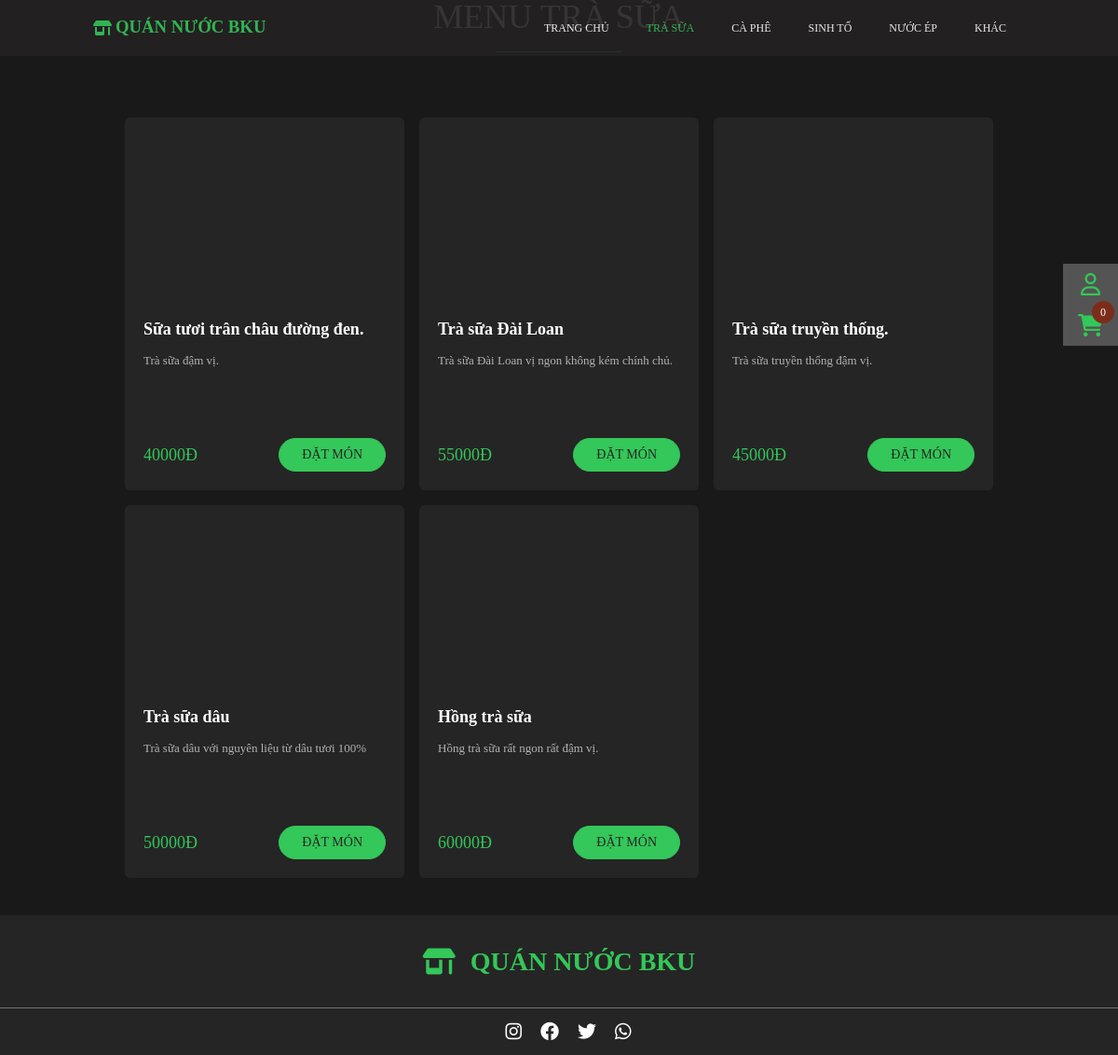
Page /source/ts.php on the committed database.
### tables this page shows
CREATE TABLE `product` (
  `id` int(11) NOT NULL,
  `img` varchar(200) NOT NULL,
  `description` varchar(200) NOT NULL,
  `ten` varchar(200) NOT NULL,
  `gia` int(11) NOT NULL DEFAULT 0,
  `type` text NOT NULL,
  `popular` tinyint(1) NOT NULL
);

### source/header.php (called while the page is built, shortened)
<?php
    include 'link.php';
    if(isset($_SESSION['username'])) {
        $username = $_SESSION['username'];
        $login = 'block';
        $not_login = 'none';
        $sql = "SELECT * FROM user WHERE tentk = '$username'";
        $result = mysqli_query($link, $sql);
        if(mysqli_num_rows($result) > 0) {
            $row = mysqli_fetch_assoc($result);
            $point = $row['diem'];
            $user_id = $row['id'];
            $fname = $row['fname'];
            $lname = $row['lname'];
        }
        $isLogin = true;
    }
    else {
        $isLogin = false;
    }
?>

### source/ts.php (the view, shortened to what this page needs)
<?php
    include 'header.php';
?>
<!DOCTYPE html>
<html lang="en">
<head>
    <link rel="stylesheet" href="./asset/css/base.css?v=<?php echo time(); ?>">
    <link rel="stylesheet" href="./asset/css/menu.css?v=<?php echo time(); ?>">
    <link rel="stylesheet" href="./asset/font/fontawesome/fontawesome-free-6.2.0-web/css/all.min.css">
</head>
<body>
    <nav class="navbar">
        <a href="index.php" class="navbar_left">
            <i class="fa-solid fa-shop"></i>
            <h3 class="navbar_left">QUÁN NƯỚC BKU</h3>
        </a>
        <div class="navbar_right">
            <ul class="navbar_right-list">
                <li class="navbar_right-item">
                    <a href="index.php" class="navbar_item-content">TRANG CHỦ</a>
                </li>
                <li class="navbar_right-item">
                    <a class="navbar_item-content navbar_right-item--selected" href="ts.php">TRÀ SỮA</a>
                </li>
                <li class="navbar_right-item">
                    <a class="navbar_item-content" href="cp.php">CÀ PHÊ</a>
                </li>
                <li class="navbar_right-item">
                    <a class="navbar_item-content" href="st.php">SINH TỐ</a>
                </li>
                <li class="navbar_right-item">
                    <a class="navbar_item-content" href="ne.php">NƯỚC ÉP</a>
                </li>
                <li class="navbar_right-item">
                    <a class="navbar_item-content" href="k.php">KHÁC</a>
                </li>
            </ul>
        </div>
    </nav>
    <article class="content">
        <div class="content_section content_popular">
            <div class="content_section-heading">
                <h3>MENU TRÀ SỮA</h3>
            </div>
        </div>
        <div class="content_popular-container">
            <?php
                $sql = "SELECT * FROM product WHERE `type` = 'ts'";
                $result = mysqli_query($link,$sql);
                while($row = mysqli_fetch_assoc($result)) {
            ?>
                <div class="content_popular-item-container">
                    <div class="content_popular-item">
                        <div class="content_popular-item-img" style="background-image: url(<?php echo $row['img'] ?>);"></div>
                        <div class="content_popular-item-info">
                            <div class="content_popular-head">
                                <h3><?php echo $row['ten'] ?></h3>
                                <p><?php echo $row['description'] ?></p>
                            </div>
                            <div class="content_popular-item-footer">
                                <span><?php echo $row['gia'] ?>Đ</span>
                                <?php
                                    if($isLogin) {
                                        echo '<a href="addcart.php?productid='. $row['id'] . '&user='. $user_id .'">ĐẶT MÓN</a>';
                                    }
                                    else {
                                        echo '<a href="#" onclick="show_alert(event)">ĐẶT MÓN</a>';
                                    }
                                ?>
                            </div>
                        </div>
                    </div>
                </div>
            <?php
                }
            ?>
        </div>
    </article>
    <footer class="footer">
        <div class="footer_heading">
            <i class="fa-solid fa-shop"></i>
            <h4 class="footer_heading-header">QUÁN NƯỚC BKU</h4>
        </div>
        <div class="footer_icons">
            <a href=""><i class="fa-brands fa-instagram"></i></a>
            <a href=""><i class="fa-brands fa-facebook"></i></a>
            <a href=""><i class="fa-brands fa-twitter"></i></a>
            <a href=""><i class="fa-brands fa-whatsapp"></i></a>
        </div>
    </footer>
    <aside class="aside">
        <div class="user">
            <i class="fa-regular fa-user"></i>
        </div>
        <div class="cart" onclick="window.location.href='cart.php<?php if($isLogin) echo '?id=' . $user_id?>'">
            <i class="fa-solid fa-cart-shopping"></i>
            <span>
                <?php
                    if($isLogin) {
                        $username = $_SESSION['username'];
                        $sql = "SELECT * FROM user WHERE tentk = '$username'";
                        $result = mysqli_query($link, $sql);
                        $row = mysqli_fetch_assoc($result);
                        $user_id = $row['id'];
                        $sql = "SELECT * FROM `cart` where userId = $user_id";
                        $result = mysqli_query($link, $sql);
                        $count = mysqli_num_rows($result);
                        echo $count;
                    }
                    else {
                        echo 0;
                    }
                ?>
            </span>
        </div>
    </aside>
</body>
</html>

### source/asset/css/base.css (style rules this page uses)
:root { --primary-color: #34c759; }
* { padding: 0; margin: 0; box-sizing: border-box; }
html { font-size: 62.5%; line-height: 1.4rem; height: 100%; }
body { height: 100%; background-color: #191919; }
.navbar_right-item a { height: 100%; display: flex; justify-content: center; align-items: center; }

### source/asset/css/menu.css (style rules this page uses)
.navbar { height: 60px; width: 100%; background-color: #252223; opacity: 0.9; display: flex; align-items: center; justify-content: space-between; font-size: 1.6rem; padding: 0 100px; position: fixed; top: 0; left: 0; right: 0; z-index: 1; }
.navbar_left { display: flex; color: var(--primary-color); text-decoration: none; }
.navbar_left i { margin-right: 4px; }
.navbar_right { font-size: 1.2rem; height: 100%; }
.navbar_right-list { list-style: none; display: flex; height: 100%; align-items: center; }
.navbar_right-item { padding: 0 20px; height: 100%; display: flex; align-items: center; cursor: pointer; }
.navbar_item-content { text-decoration: none; color: white; }
.navbar_right-item--selected { color: var(--primary-color); text-decoration: none; }
.content { padding: 0 100px; width: 100%; padding-top: 100px; }
.content_section { width: 100%; }
.content_section-heading { color: #d9d9d9; display: flex; justify-content: center; position: relative; margin-bottom: 90px; }
.content_section-heading h3 { font-size: 3.6rem; font-weight: 500; line-height: 100%; display: block; position: relative; }
.content_section-heading h3:after { content: ""; width: 50%; height: 2px; border-bottom: 1px solid var(--primary-color); position: absolute; bottom: -20px; left: 25%; }
.content_popular-container { display: grid; grid-template-columns: repeat(auto-fit, minmax(300px, max-content)); grid-gap: 16px; padding: initial; justify-content: center; }
.content_popular-item-container { width: 300px; }
.content_popular-item { background-color: #252525; border-radius: 6px; overflow: hidden; display: block; cursor: pointer; }
.content_popular-item-img { width: 100%; height: 200px; background-size: cover; background-position: center; }
.content_popular-item-info { padding: 20px; background-color: #252525; height: 200px; display: flex; justify-content: space-between; flex-direction: column; }
.content_popular-item-info h3 { font-size: 1.8rem; color: white; }
.content_popular-item-info p { font-size: 1.3rem; font-weight: 400; color: #b3b3b3; margin-top: 20px; margin-bottom: 50px; }
.content_popular-item-footer { display: flex; align-items: center; justify-content: space-between; }
.content_popular-item-footer span { font-size: 1.8rem; color: var(--primary-color); }
.content_popular-item-footer a { text-decoration: none; font-size: 1.4rem; color: #252525; padding: 10px 24px; border: 1px solid var(--primary-color); background-color: var(--primary-color); border-radius: 20px; }
.footer { margin-top: 40px; height: 150px; background-color: #252525; }
.footer_heading { height: 100px; display: flex; justify-content: center; align-items: center; border-bottom: 1px solid #737373; font-size: 2.8rem; color: var(--primary-color); }
.footer_heading h4 { margin-left: 16px; }
.footer_icons { height: 50px; display: flex; align-items: center; justify-content: center; font-size: 2rem; }
.footer_icons a { text-decoration: none; color: white; }
.footer_icons i { margin-left: 20px; }
.aside { display: flex; flex-direction: column; justify-content: center; position: fixed; align-items: center; right: 0; top: 25%; background-color: #555454; color: var(--primary-color); font-size: 2.4rem; }
.aside div { padding: 10px 16px; cursor: pointer; }
.cart span { height: 24px; width: 24px; font-size: 1.2rem; color: white; padding: 4px; border-radius: 50%; background-color: #7d2c1b; position: absolute; top: 46%; right: 4px; line-height: 100%; display: flex; align-items: center; justify-content: center; }
@media only screen and (max-width : 1200px) { .content { padding: 0 50px; } }

### rows in the picture
product: ten "Sữa tươi trân châu đường đen.", description "Trà sữa đậm vị.", gia "40000"
product: ten "Trà sữa Đài Loan", description "Trà sữa Đài Loan vị ngon không kém chính chủ.", gia "55000"
product: ten "Trà sữa truyền thống.", description "Trà sữa truyền thống đậm vị.", gia "45000"
product: ten "Trà sữa dâu", description "Trà sữa dâu với nguyên liệu từ dâu tươi 100%", gia "50000"
product: ten "Hồng trà sữa", description "Hồng trà sữa rất ngon rất đậm vị.", gia "60000"
